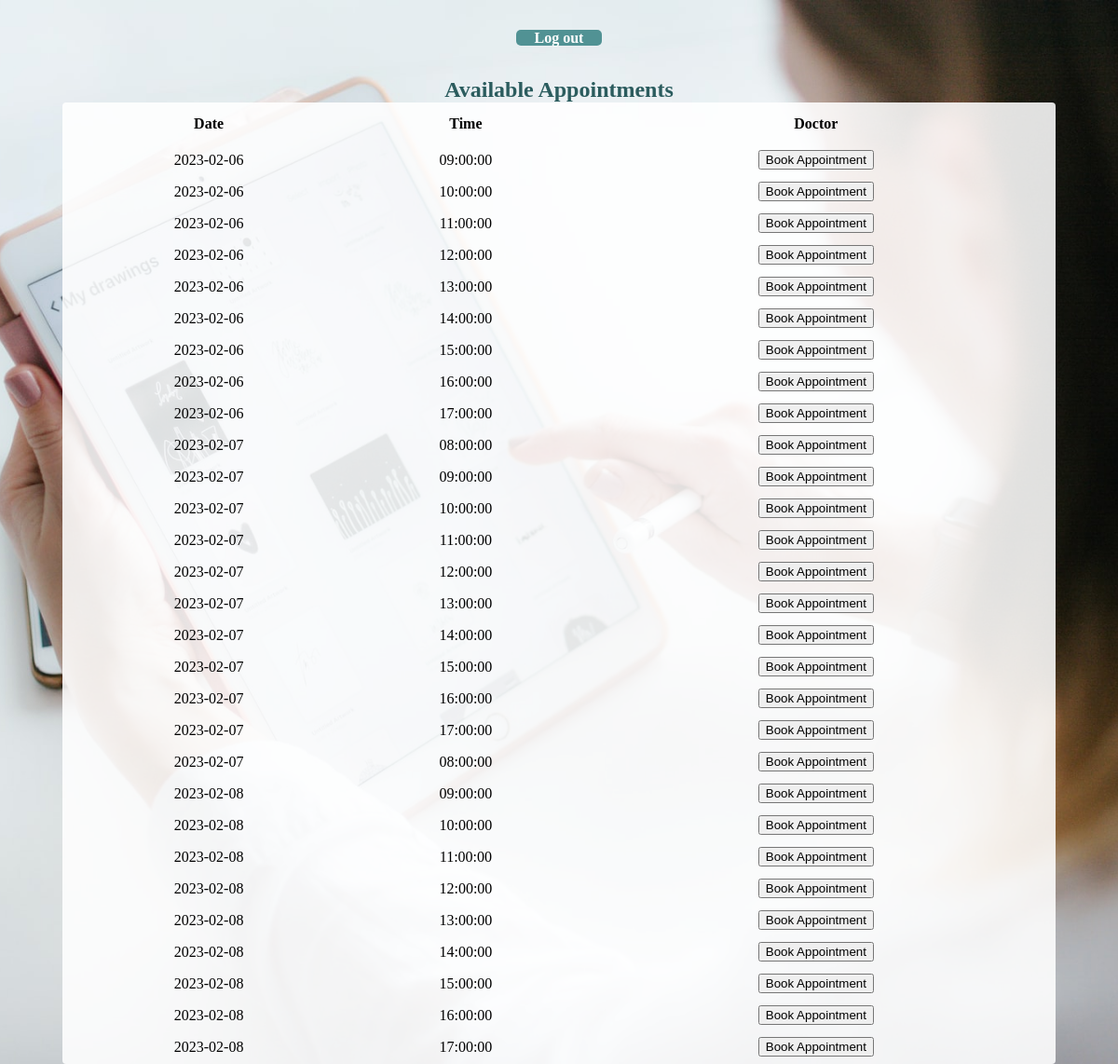
Screenshot of /booking.php with the database file from the repository.
### tables this page shows
CREATE TABLE appointments(
    `appointment_id` int(10) NOT NULL AUTO_INCREMENT,
    `user_id` int(10),
    `doctor_id` int(10),
    `date` date NOT NULL,
    `time` time NOT NULL,
    `taken` boolean NOT NULL,
    PRIMARY KEY (`appointment_id`),
    FOREIGN KEY (`user_id`) REFERENCES users(user_id),
    FOREIGN KEY (`doctor_id`) REFERENCES doctors(doctor_id)
);

### booking.php (the view, shortened to what this page needs)
<?php
require './database/code.php';
?>
<!doctype html>
<html lang="en">
<head>
    <link rel="stylesheet" href="./assets/styles/general.css">
</head>
<body>
    <div class="">
        <table class="">
            <h4>
                <a href="./index.php" class="btn">Log out</a>
            </h4>
            <h2 class="title">Available Appointments</h2>
            <thead>
                <tr>
                    <th>Date</th>
                    <th>Time</th>
                    <th>Doctor</th>
                </tr>
            </thead>
            <tbody>
                <?php
                $query = "SELECT * FROM appointments";
                $query_run = mysqli_query($con, $query);
                if (mysqli_num_rows($query_run) > 0) {
                    foreach ($query_run as $user) {
                        ?>
                        <?php if ($user['taken'] == false): ?>
                            <tr>
                                <td>
                                    <?= $user['date']; ?>
                                </td>
                                <td>
                                    <?= $user['time']; ?>
                                </td>
                                <form action="" method="POST" class="form-flex">
                                    <td><button type="submit" name="appointment_booking" value="<?= $user['appointment_id']; ?>"
                                            class="">Book
                                            Appointment</button></td>
                                </form>
                            </tr>
                        <?php endif; ?>
                        <?php
                    }
                } else {
                    echo "<tr><h5> No Record Found </h5></tr>";
                }
                ?>
            </tbody>
        </table>
    </div>
</body>
</html>

### assets/styles/general.css (style rules this page uses)
:root { --primary: rgb(81, 146, 148); --secondary: rgb(116, 124, 199); --title: rgb(43, 92, 94); --bgColor: rgba(255, 255, 255, 0.507); --transparent: rgba(255, 255, 255, 0.87); }
body { height: 100vh; background-image: url('../img/header1.jpg'); background-size: cover; background-repeat: no-repeat; background-attachment: fixed; background-position: center; }
table { background-color: var(--transparent); width: 90%; margin: 0 auto; border-radius: 4px; box-shadow: 0, 20px, 20px, 0; box-shadow: 20px; text-align: center; }
th { height: 40px; }
td { height: 30px; }
.form-flex { display: flex; }
.form-flex { display: flex; flex-direction: column; align-items: center; margin: 10px 0; }
.btn { height: 40px; width: max-content; padding: 0 20px; border: none; border-radius: 5px; cursor: pointer; color: white; text-decoration: none; background-color: var(--primary); line-height: 40px; }
h1, h2, h3, h4, h5, h6 { text-align: center; color: var(--title); }
.title { position: relative; margin: 0 auto; width: 100%; }

### rows the page displays
appointments: date "2023-02-06", time "09:00:00", $user['appointment_id'] 2 (drawn)
appointments: date "2023-02-06", time "10:00:00", $user['appointment_id'] 3 (drawn)
appointments: date "2023-02-06", time "11:00:00", $user['appointment_id'] 4 (drawn)
appointments: date "2023-02-06", time "12:00:00", $user['appointment_id'] 5 (drawn)
appointments: date "2023-02-06", time "13:00:00", $user['appointment_id'] 6 (drawn)
appointments: date "2023-02-06", time "14:00:00", $user['appointment_id'] 7 (drawn)
appointments: date "2023-02-06", time "15:00:00", $user['appointment_id'] 8 (drawn)
appointments: date "2023-02-06", time "16:00:00", $user['appointment_id'] 9 (drawn)
appointments: date "2023-02-06", time "17:00:00", $user['appointment_id'] 10 (drawn)
appointments: date "2023-02-07", time "08:00:00", $user['appointment_id'] 11 (drawn)
appointments: date "2023-02-07", time "09:00:00", $user['appointment_id'] 12 (drawn)
appointments: date "2023-02-07", time "10:00:00", $user['appointment_id'] 13 (drawn)
appointments: date "2023-02-07", time "11:00:00", $user['appointment_id'] 14 (drawn)
appointments: date "2023-02-07", time "12:00:00", $user['appointment_id'] 15 (drawn)
appointments: date "2023-02-07", time "13:00:00", $user['appointment_id'] 16 (drawn)
appointments: date "2023-02-07", time "14:00:00", $user['appointment_id'] 17 (drawn)
appointments: date "2023-02-07", time "15:00:00", $user['appointment_id'] 18 (drawn)
appointments: date "2023-02-07", time "16:00:00", $user['appointment_id'] 19 (drawn)
appointments: date "2023-02-07", time "17:00:00", $user['appointment_id'] 20 (drawn)
appointments: date "2023-02-07", time "08:00:00", $user['appointment_id'] 21 (drawn)
appointments: date "2023-02-08", time "09:00:00", $user['appointment_id'] 22 (drawn)
appointments: date "2023-02-08", time "10:00:00", $user['appointment_id'] 23 (drawn)
appointments: date "2023-02-08", time "11:00:00", $user['appointment_id'] 24 (drawn)
appointments: date "2023-02-08", time "12:00:00", $user['appointment_id'] 25 (drawn)
appointments: date "2023-02-08", time "13:00:00", $user['appointment_id'] 26 (drawn)
appointments: date "2023-02-08", time "14:00:00", $user['appointment_id'] 27 (drawn)
appointments: date "2023-02-08", time "15:00:00", $user['appointment_id'] 28 (drawn)
appointments: date "2023-02-08", time "16:00:00", $user['appointment_id'] 29 (drawn)
appointments: date "2023-02-08", time "17:00:00", $user['appointment_id'] 30 (drawn)
